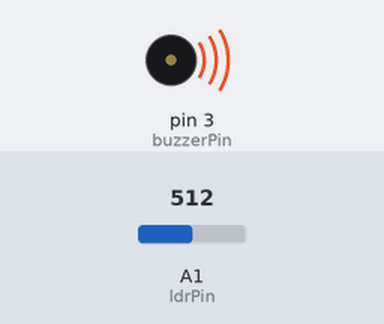
The sketch below on a simulated Arduino Uno, built with avr-gcc and run on an emulated ATmega328P. Parts: buzzer (waves = sounding). Inputs (shaded band) come from the test bench; at power-on: A1 (ldrPin) = 512.

Above: at 0.1 s.
Timing chart, 0 to 1.6 s (numbered marks = the images above):
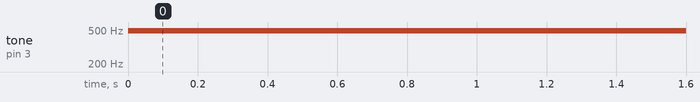

Measured:
- by itself, tone on pin 3 (buzzerPin): silent → 490 Hz at 0.00 s

The sketch:

15_ldr_buzzer.ino
```cpp
const int ldrPin = A1;
const int buzzerPin = 3;  // D3

void setup() {
  pinMode(buzzerPin, OUTPUT);
}

void loop() {
  int lightValue = analogRead(ldrPin);  // 0 (dark) to 1023 (bright)

  // Map to PWM range (0–255)
  int buzzerIntensity = map(lightValue, 0, 1023, 0, 255);

  // Optional: invert it if you want sound in dark, silence in bright
  // int buzzerIntensity = map(lightValue, 0, 1023, 255, 0);

  analogWrite(buzzerPin, buzzerIntensity);

  delay(50); // update rate
}
```
